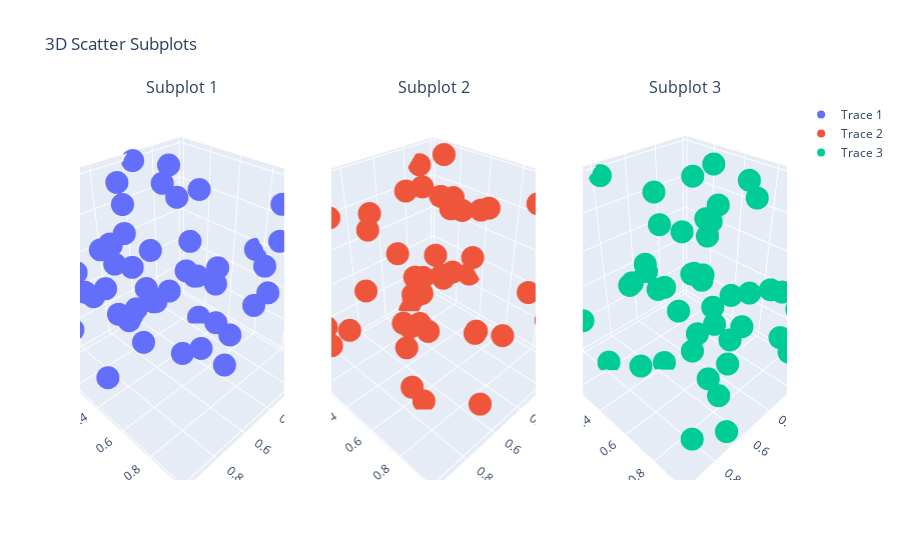

Here is the notebook cell this chart was saved with:
### Code cell
import plotly.graph_objects as go
from plotly.subplots import make_subplots

# Generate some sample data
import numpy as np
np.random.seed(0)
n = 50
x1 = np.random.rand(n)
y1 = np.random.rand(n)
z1 = np.random.rand(n)
x2 = np.random.rand(n)
y2 = np.random.rand(n)
z2 = np.random.rand(n)
x3 = np.random.rand(n)
y3 = np.random.rand(n)
z3 = np.random.rand(n)

# Create subplots with 1 row and 3 columns
fig = make_subplots(rows=1, cols=3, subplot_titles=['Subplot 1', 'Subplot 2', 'Subplot 3'], specs=[[{'type': 'scatter3d'}, {'type': 'scatter3d'}, {'type': 'scatter3d'}]])

# Add 3D scatter traces to each subplot
fig.add_trace(go.Scatter3d(x=x1, y=y1, z=z1, mode='markers', name='Trace 1',), row=1, col=1)
fig.add_trace(go.Scatter3d(x=x2, y=y2, z=z2, mode='markers', name='Trace 2'), row=1, col=2)
fig.add_trace(go.Scatter3d(x=x3, y=y3, z=z3, mode='markers', name='Trace 3'), row=1, col=3)

# Update layout
fig.update_layout(scene=dict(
    xaxis_title='X',
    yaxis_title='Y',
    zaxis_title='Z'
), title='3D Scatter Subplots')

# Display the plot
fig.show()
